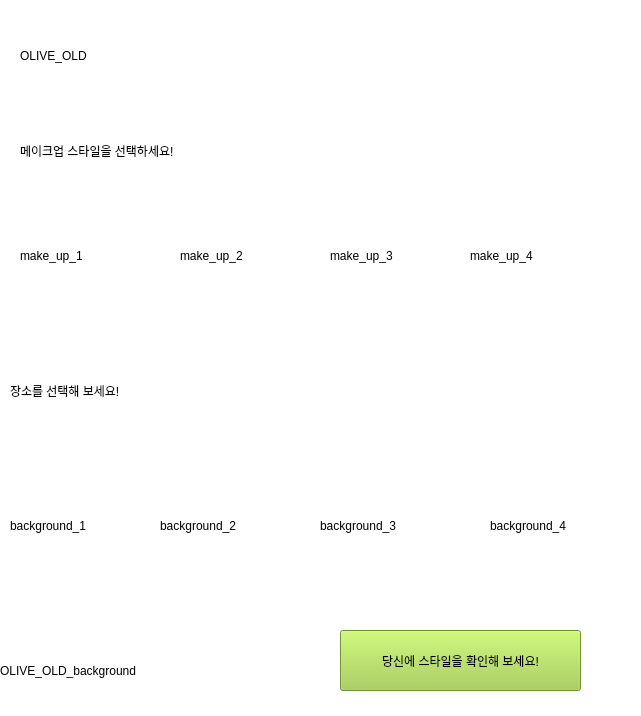
<?xml version="1.0" encoding="UTF-8"?>
<ui version="4.0">
 <class>Form</class>
 <widget class="QWidget" name="Form">
  <property name="geometry">
   <rect>
    <x>0</x>
    <y>0</y>
    <width>641</width>
    <height>716</height>
   </rect>
  </property>
  <property name="windowTitle">
   <string>Form</string>
  </property>
  <property name="styleSheet">
   <string notr="true">background-color:rgb(255, 255, 255);</string>
  </property>
  <widget class="QLabel" name="Olove_Old">
   <property name="geometry">
    <rect>
     <x>20</x>
     <y>20</y>
     <width>411</width>
     <height>71</height>
    </rect>
   </property>
   <property name="text">
    <string>OLIVE_OLD</string>
   </property>
  </widget>
  <widget class="QLabel" name="make_up_1">
   <property name="geometry">
    <rect>
     <x>20</x>
     <y>170</y>
     <width>141</width>
     <height>171</height>
    </rect>
   </property>
   <property name="text">
    <string>make_up_1</string>
   </property>
  </widget>
  <widget class="QLabel" name="make_up_2">
   <property name="geometry">
    <rect>
     <x>180</x>
     <y>170</y>
     <width>141</width>
     <height>171</height>
    </rect>
   </property>
   <property name="text">
    <string>make_up_2</string>
   </property>
  </widget>
  <widget class="QLabel" name="make_up_3">
   <property name="geometry">
    <rect>
     <x>330</x>
     <y>170</y>
     <width>141</width>
     <height>171</height>
    </rect>
   </property>
   <property name="text">
    <string>make_up_3</string>
   </property>
  </widget>
  <widget class="QLabel" name="make_up_4">
   <property name="geometry">
    <rect>
     <x>470</x>
     <y>170</y>
     <width>141</width>
     <height>171</height>
    </rect>
   </property>
   <property name="text">
    <string>make_up_4</string>
   </property>
  </widget>
  <widget class="QLabel" name="Check">
   <property name="geometry">
    <rect>
     <x>20</x>
     <y>130</y>
     <width>181</width>
     <height>41</height>
    </rect>
   </property>
   <property name="text">
    <string>메이크업 스타일을 선택하세요!</string>
   </property>
  </widget>
  <widget class="QLabel" name="Check_2">
   <property name="geometry">
    <rect>
     <x>10</x>
     <y>370</y>
     <width>151</width>
     <height>41</height>
    </rect>
   </property>
   <property name="text">
    <string>장소를 선택해 보세요!</string>
   </property>
  </widget>
  <widget class="QLabel" name="background_1">
   <property name="geometry">
    <rect>
     <x>10</x>
     <y>440</y>
     <width>141</width>
     <height>171</height>
    </rect>
   </property>
   <property name="text">
    <string>background_1</string>
   </property>
  </widget>
  <widget class="QLabel" name="background_2">
   <property name="geometry">
    <rect>
     <x>160</x>
     <y>440</y>
     <width>141</width>
     <height>171</height>
    </rect>
   </property>
   <property name="text">
    <string>background_2</string>
   </property>
  </widget>
  <widget class="QLabel" name="background_3">
   <property name="geometry">
    <rect>
     <x>320</x>
     <y>440</y>
     <width>141</width>
     <height>171</height>
    </rect>
   </property>
   <property name="text">
    <string>background_3</string>
   </property>
  </widget>
  <widget class="QLabel" name="background_4">
   <property name="geometry">
    <rect>
     <x>490</x>
     <y>440</y>
     <width>141</width>
     <height>171</height>
    </rect>
   </property>
   <property name="text">
    <string>background_4</string>
   </property>
  </widget>
  <widget class="QPushButton" name="ok_button">
   <property name="geometry">
    <rect>
     <x>340</x>
     <y>630</y>
     <width>241</width>
     <height>61</height>
    </rect>
   </property>
   <property name="styleSheet">
    <string notr="true">background-color:rgb(160, 205, 70);</string>
   </property>
   <property name="text">
    <string>당신에 스타일을 확인해 보세요!</string>
   </property>
  </widget>
  <widget class="QLabel" name="Olove_Old_background">
   <property name="geometry">
    <rect>
     <x>0</x>
     <y>570</y>
     <width>351</width>
     <height>201</height>
    </rect>
   </property>
   <property name="text">
    <string>OLIVE_OLD_background</string>
   </property>
  </widget>
  <zorder>Olove_Old_background</zorder>
  <zorder>Olove_Old</zorder>
  <zorder>make_up_1</zorder>
  <zorder>make_up_2</zorder>
  <zorder>make_up_3</zorder>
  <zorder>make_up_4</zorder>
  <zorder>Check</zorder>
  <zorder>Check_2</zorder>
  <zorder>background_1</zorder>
  <zorder>background_2</zorder>
  <zorder>background_3</zorder>
  <zorder>background_4</zorder>
  <zorder>ok_button</zorder>
 </widget>
 <resources/>
 <connections/>
</ui>
